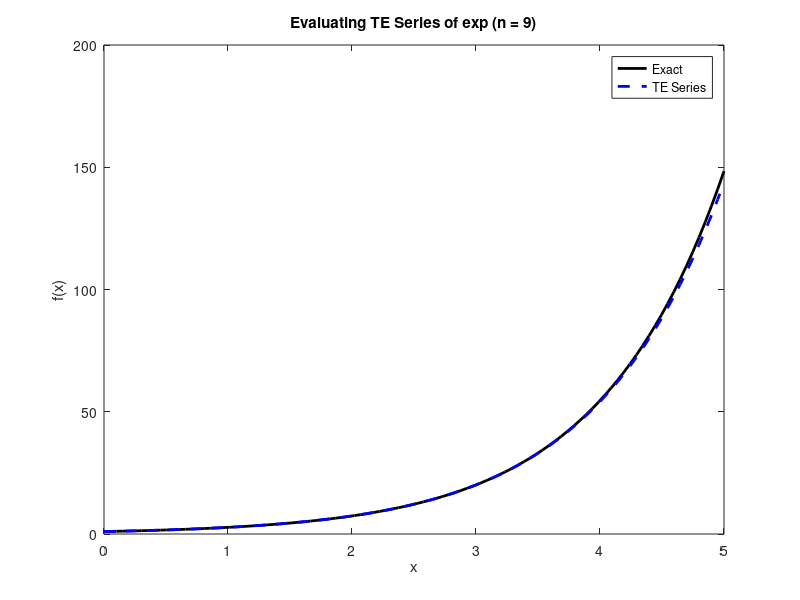

Here is the MATLAB script that generated this plot:
      close all;
      clear all functions;
%
%   define range of x values (be sure to stay within the radius of convergence)
%
      x  = linspace(0,5,100);
%
%   loop over terms in expansion
%
      maxT = 9;                            % number of terms used in expansion
      T = 1;  f = T;                       % initialize series
      for n=1:maxT
        r       = x./n;                    % compute r (this is usually a function of n)
        T       = r.*T;                    % compute Tn+1
        f       = f+T;                     % add Tn+1 to partial sum
      end
%
%   plot results
%
      figure(1)
      plot(x,exp(x),'k-','LineWidth',2)
      hold on
      plot(x,f,'b--','LineWidth',2)
      
      title(['Evaluating TE Series of exp (n = ',num2str(maxT), ')']); 
      xlabel('x'),
      ylabel('f(x)')
      legend('Exact','TE Series')  
%
%   end of program
%






